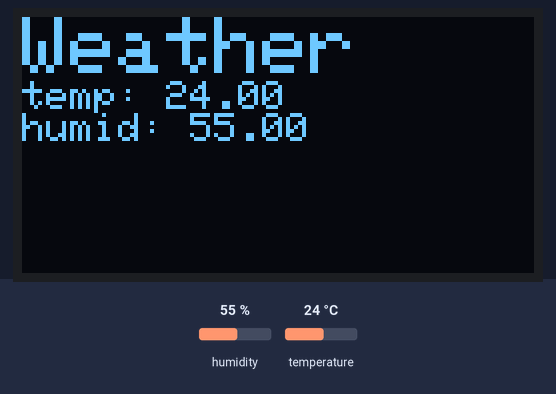
Bench run of a sketch on a simulated ESP32. Parts: 128×64 one-colour display. The test bench sets the inputs (shaded band); at power-on: humidity 55 %, temperature 24 °C.

Above: at 1.2 s.
1.3 s: humidity set to 22 %
At 2.8 s:
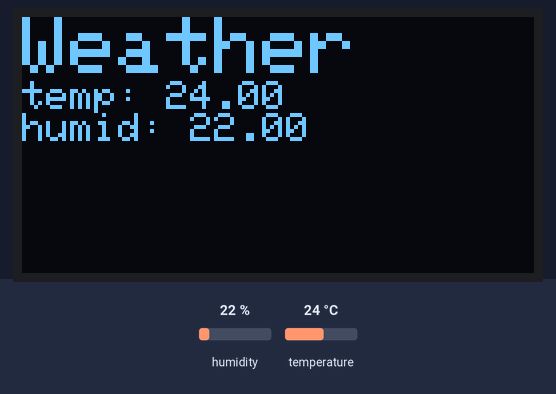
4.1 s: temperature set to 12 °C
At 5.2 s:
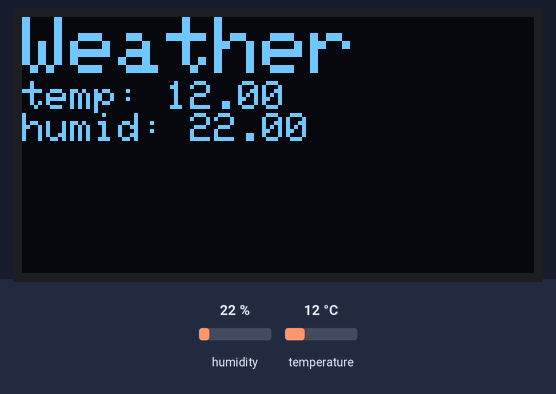
6.9 s: humidity set to 40 %
At 8.8 s:
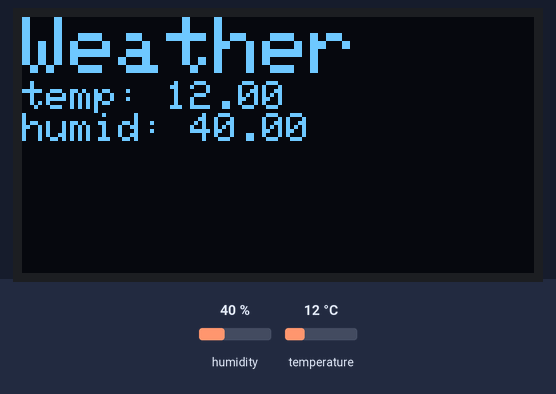
9.8 s: temperature set to 19 °C
Timing chart, 0 to 12.8 s (numbered marks = the images above; inputs shaded):
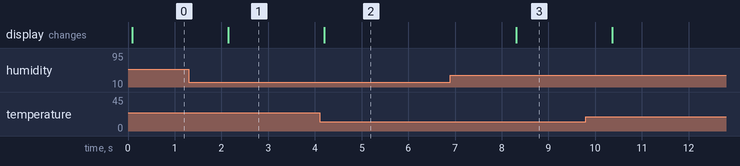

Measured:
- after the input at 1.3 s, the display: changes after 0.84 s (image 1)
- after the input at 4.1 s, the display: changes after 0.10 s (image 2)
- after the input at 6.9 s, the display: changes after 1.4 s (image 3)

The sketch:

weather-station.ino
```cpp
#include <DHT.h>
#include <Adafruit_GFX.h>
#include <Adafruit_SSD1306.h>
#include <Wire.h>

#define DHT_PIN 4
#define DHT_TYPE DHT22

#define I2C_SDA 21
#define I2C_SCL 22
#define SCREEN_WIDTH 128
#define SCREEN_HEIGHT 64
#define SCREEN_ADDRESS 0x3C

DHT dht(DHT_PIN, DHT_TYPE);
Adafruit_SSD1306 display(SCREEN_WIDTH, SCREEN_HEIGHT, &Wire, -1);

void setup()
{
	Serial.begin(115200);

	dht.begin();

	Wire.begin(I2C_SDA, I2C_SCL);
	display.begin(SSD1306_SWITCHCAPVCC, SCREEN_ADDRESS);
	display.clearDisplay();
	display.setTextColor(SSD1306_WHITE);
	display.setTextSize(2);
	display.display();

}

void loop()
{
	float temperature;
	float humidity;

	temperature = dht.readTemperature();
	humidity = dht.readHumidity();
	display.setTextSize(2);
	display.setCursor(0, 0);
	display.println("Weather");
	display.setTextSize(1);
	display.println((String)"temp: " + temperature);
	display.println((String)"humid: " + humidity);
	display.display();
	delay(1000);
	display.clearDisplay();
}
```
